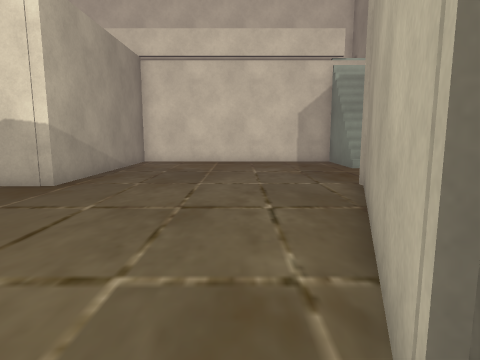
View 1 (above)

16 first-person views from a walk through a scene from a Unity 3-D project. The camera is 1.3 m above the floor, tilts 8° down and sees 75° across. The floor is counted in squares, 1 m on a side. Each view is taken from the middle of a square. On the plan, view 1 faces up. The plan holds only what a view shows up to about 14 squares ahead; the rest is blank. The place goes on beyond the plan. The player is left out. Some animated figures are left out. Some surface patterns are stand-ins.

View 2
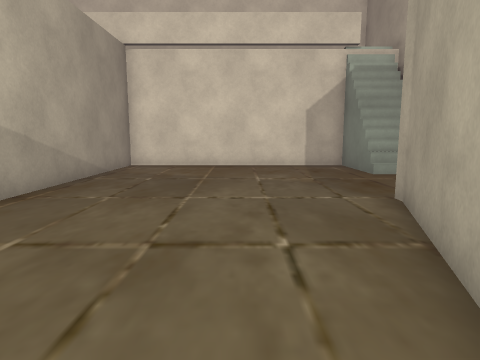

View 3
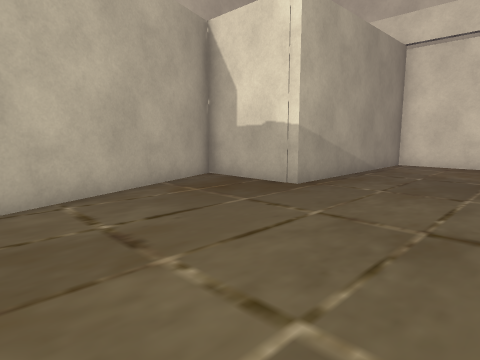

View 4
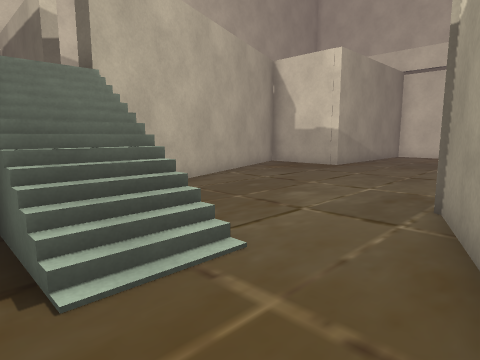

View 5
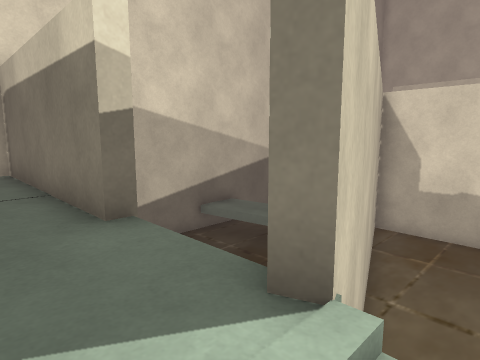

View 6
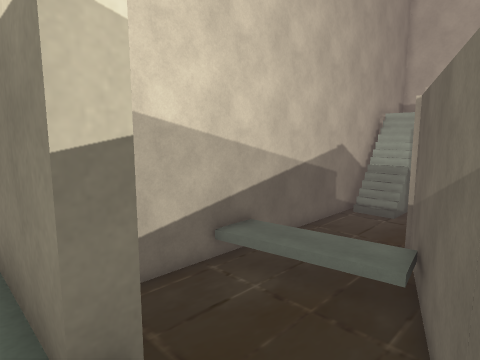

View 7
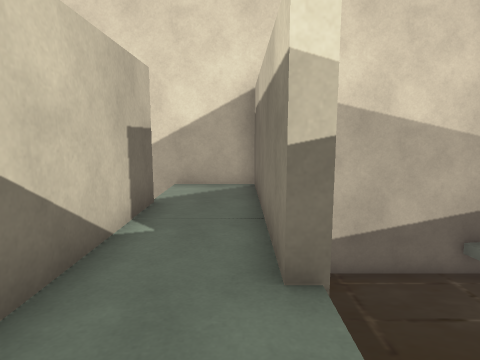

View 8
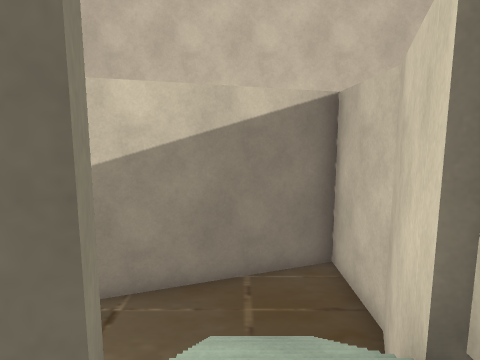

View 9
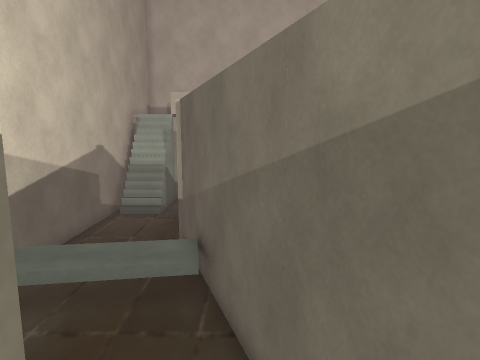

View 10
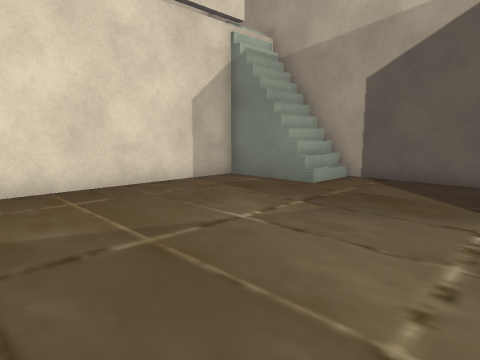

View 11
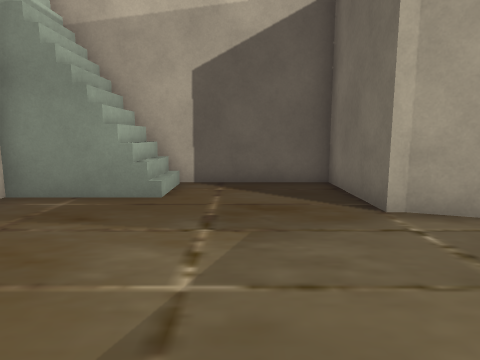

View 12
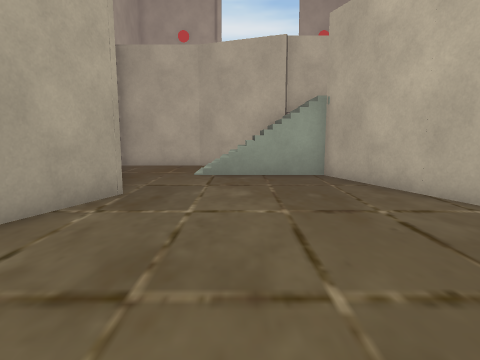

View 13
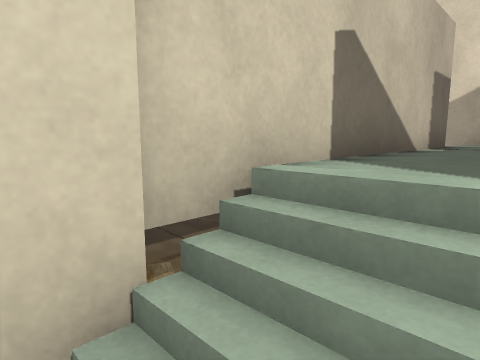

View 14
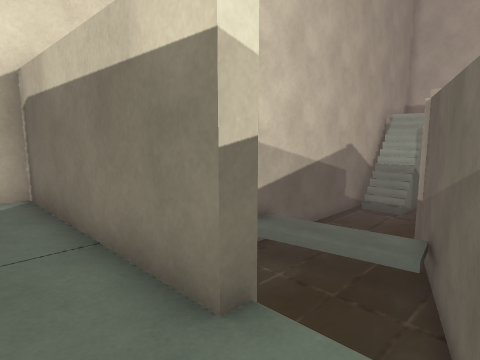

View 15
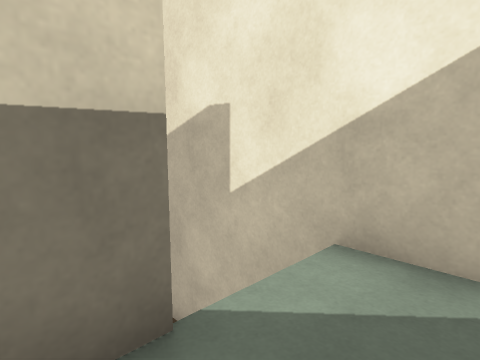

View 16
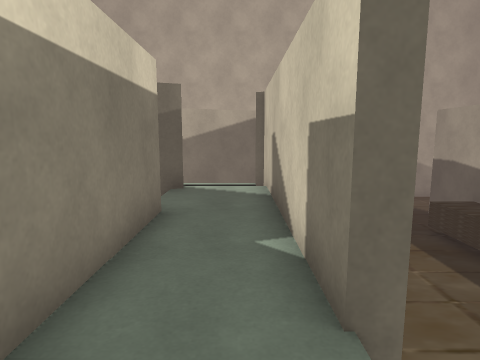

### Floor plan
Key: @ floor where view 1 was taken; # wall or solid block; x gap in a wall; . main floor; : floor 2.5 m higher than the main floor; / step, stairs or slope; ^ raised ledge; v drop or lower ground.
Columns run from 14 left of view 1 to 7 right of it. Each row starts with its distance up from view 1.
 18                      #
 17                      #
 16          ###########^#
 15          #.........//#
 14          #.........//#
 13          #.........//#
 12     ^    #...........#
 11  ^^^^    #...........#
 10  ^^^^    #...........#
  9  ^^^^^   #...........#
  8  ^^^^#####.......#####
  7  ^   ^#..........#
  6  ^   ^#..........#
  5  ^^^^^#.........#
  4  ^^^^^^#........#
  3 #^vvvvv#.......##
  2  vvvvvv#.......#
  1  vvvvvvv#......#
  0  vvvv   #.....@#
 -1  vvvv   ##......#
 -2 #######vv#......#
 -3 #:::::::::////..#
 -4 #:::::::::////...#
 -5 #vvx#########....#
 -6  v       ^   #####
 -7  v    vv
 -8  v    vvvv

Where each view was taken, in squares from view 1:
view 1: 0 up, 0 right, facing up
view 2: 2 up, 0 right, facing up
view 3: 1 up, 0 right, facing up-left
view 4: 5 down, 2 right, facing up-left
view 5: 4 down, 4 left, facing up-left
view 6: 3 down, 6 left, facing up-left
view 7: 3 down, 5 left, facing left
view 8: 3 down, 6 left, facing right
view 9: 3 down, 7 left, facing up
view 10: 8 up, 3 left, facing up-right
view 11: 11 up, 2 left, facing right
view 12: 8 up, 2 left, facing down
view 13: 3 down, 3 left, facing down-left
view 14: 4 down, 6 left, facing up-left
view 15: 3 down, 10 left, facing down-left
view 16: 4 down, 13 left, facing right
